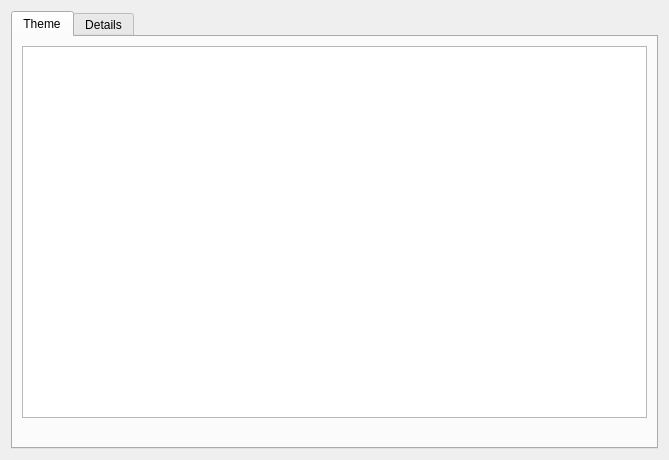
<?xml version="1.0" encoding="UTF-8"?>
<ui version="4.0">
 <class>DesktopTheme</class>
 <widget class="QWidget" name="DesktopTheme">
  <property name="geometry">
   <rect>
    <x>0</x>
    <y>0</y>
    <width>669</width>
    <height>460</height>
   </rect>
  </property>
  <layout class="QGridLayout" name="gridLayout_2">
   <item row="0" column="0">
    <widget class="QTabWidget" name="tabWidget">
     <property name="currentIndex">
      <number>0</number>
     </property>
     <widget class="QWidget" name="tab">
      <attribute name="title">
       <string>Theme</string>
      </attribute>
      <layout class="QGridLayout" name="gridLayout">
       <item row="0" column="0" colspan="2">
        <widget class="QListView" name="m_theme"/>
       </item>
       <item row="1" column="0">
        <spacer name="horizontalSpacer">
         <property name="orientation">
          <enum>Qt::Horizontal</enum>
         </property>
         <property name="sizeHint" stdset="0">
          <size>
           <width>462</width>
           <height>20</height>
          </size>
         </property>
        </spacer>
       </item>
      </layout>
     </widget>
     <widget class="QWidget" name="tab_2">
      <attribute name="title">
       <string>Details</string>
      </attribute>
      <layout class="QGridLayout" name="gridLayout_3">
       <item row="0" column="0">
        <widget class="DesktopThemeDetails" name="m_detailsWidget" native="true"/>
       </item>
      </layout>
     </widget>
    </widget>
   </item>
  </layout>
 </widget>
 <customwidgets>
  <customwidget>
   <class>KPushButton</class>
   <extends>QPushButton</extends>
   <header>kpushbutton.h</header>
  </customwidget>
  <customwidget>
   <class>DesktopThemeDetails</class>
   <extends>QWidget</extends>
   <header>desktopthemedetails.h</header>
   <container>1</container>
  </customwidget>
 </customwidgets>
 <resources/>
 <connections/>
</ui>
